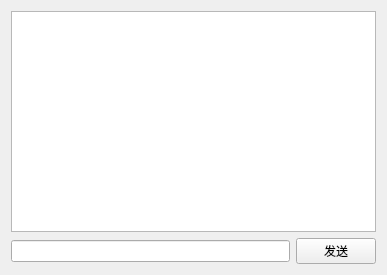
<?xml version="1.0" encoding="UTF-8"?>
<ui version="4.0">
 <class>PrivateChat</class>
 <widget class="QWidget" name="PrivateChat">
  <property name="geometry">
   <rect>
    <x>0</x>
    <y>0</y>
    <width>387</width>
    <height>275</height>
   </rect>
  </property>
  <property name="windowTitle">
   <string>Form</string>
  </property>
  <layout class="QVBoxLayout" name="verticalLayout_2">
   <item>
    <layout class="QVBoxLayout" name="verticalLayout">
     <item>
      <widget class="QTextBrowser" name="tt_view"/>
     </item>
     <item>
      <layout class="QHBoxLayout" name="horizontalLayout">
       <item>
        <widget class="QLineEdit" name="tt_inoutBox"/>
       </item>
       <item>
        <widget class="QPushButton" name="btn_sendMsg">
         <property name="text">
          <string>发送</string>
         </property>
        </widget>
       </item>
      </layout>
     </item>
    </layout>
   </item>
  </layout>
 </widget>
 <resources/>
 <connections/>
</ui>
